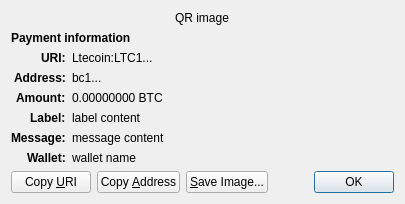
<?xml version="1.0" encoding="UTF-8"?>
<ui version="4.0">
 <class>ReceiveRequestDialog</class>
 <widget class="QDialog" name="ReceiveRequestDialog">
  <property name="geometry">
   <rect>
    <x>0</x>
    <y>0</y>
    <width>413</width>
    <height>229</height>
   </rect>
  </property>
  <property name="windowTitle">
   <string>Request payment to ...</string>
  </property>
  <layout class="QGridLayout" name="gridLayout" columnstretch="0,1">
   <property name="sizeConstraint">
    <enum>QLayout::SetFixedSize</enum>
   </property>
   <item row="0" column="0" colspan="2" alignment="Qt::AlignHCenter">
    <widget class="QRImageWidget" name="qr_code">
     <property name="text">
      <string notr="true">QR image</string>
     </property>
     <property name="textInteractionFlags">
      <set>Qt::NoTextInteraction</set>
     </property>
    </widget>
   </item>
   <item row="1" column="0" colspan="2">
    <widget class="QLabel" name="payment_header">
     <property name="font">
      <font>
       <weight>75</weight>
       <bold>true</bold>
      </font>
     </property>
     <property name="text">
      <string>Payment information</string>
     </property>
     <property name="textInteractionFlags">
      <set>Qt::NoTextInteraction</set>
     </property>
    </widget>
   </item>
   <item row="2" column="0" alignment="Qt::AlignRight|Qt::AlignTop">
    <widget class="QLabel" name="uri_tag">
     <property name="font">
      <font>
       <weight>75</weight>
       <bold>true</bold>
      </font>
     </property>
     <property name="text">
      <string notr="true">URI:</string>
     </property>
     <property name="textFormat">
      <enum>Qt::PlainText</enum>
     </property>
     <property name="textInteractionFlags">
      <set>Qt::NoTextInteraction</set>
     </property>
    </widget>
   </item>
   <item row="2" column="1" alignment="Qt::AlignTop">
    <widget class="QLabel" name="uri_content">
     <property name="text">
      <string notr="true">Ltecoin:LTC1...</string>
     </property>
     <property name="textFormat">
      <enum>Qt::RichText</enum>
     </property>
     <property name="wordWrap">
      <bool>true</bool>
     </property>
     <property name="textInteractionFlags">
      <set>Qt::TextSelectableByMouse</set>
     </property>
    </widget>
   </item>
   <item row="3" column="0" alignment="Qt::AlignRight|Qt::AlignTop">
    <widget class="QLabel" name="address_tag">
     <property name="font">
      <font>
       <weight>75</weight>
       <bold>true</bold>
      </font>
     </property>
     <property name="text">
      <string>Address:</string>
     </property>
     <property name="textInteractionFlags">
      <set>Qt::NoTextInteraction</set>
     </property>
    </widget>
   </item>
   <item row="3" column="1" alignment="Qt::AlignTop">
    <widget class="QLabel" name="address_content">
     <property name="text">
      <string notr="true">bc1...</string>
     </property>
     <property name="textFormat">
      <enum>Qt::PlainText</enum>
     </property>
     <property name="textInteractionFlags">
      <set>Qt::TextSelectableByMouse</set>
     </property>
    </widget>
   </item>
   <item row="4" column="0" alignment="Qt::AlignRight|Qt::AlignTop">
    <widget class="QLabel" name="amount_tag">
     <property name="font">
      <font>
       <weight>75</weight>
       <bold>true</bold>
      </font>
     </property>
     <property name="text">
      <string>Amount:</string>
     </property>
     <property name="textInteractionFlags">
      <set>Qt::NoTextInteraction</set>
     </property>
    </widget>
   </item>
   <item row="4" column="1" alignment="Qt::AlignTop">
    <widget class="QLabel" name="amount_content">
     <property name="text">
      <string notr="true">0.00000000 BTC</string>
     </property>
     <property name="textFormat">
      <enum>Qt::PlainText</enum>
     </property>
     <property name="textInteractionFlags">
      <set>Qt::TextSelectableByMouse</set>
     </property>
    </widget>
   </item>
   <item row="5" column="0" alignment="Qt::AlignRight|Qt::AlignTop">
    <widget class="QLabel" name="label_tag">
     <property name="font">
      <font>
       <weight>75</weight>
       <bold>true</bold>
      </font>
     </property>
     <property name="text">
      <string>Label:</string>
     </property>
     <property name="textInteractionFlags">
      <set>Qt::NoTextInteraction</set>
     </property>
    </widget>
   </item>
   <item row="5" column="1" alignment="Qt::AlignTop">
    <widget class="QLabel" name="label_content">
     <property name="text">
      <string notr="true">label content</string>
     </property>
     <property name="textFormat">
      <enum>Qt::PlainText</enum>
     </property>
     <property name="wordWrap">
      <bool>true</bool>
     </property>
     <property name="textInteractionFlags">
      <set>Qt::TextSelectableByMouse</set>
     </property>
    </widget>
   </item>
   <item row="6" column="0" alignment="Qt::AlignRight|Qt::AlignTop">
    <widget class="QLabel" name="message_tag">
     <property name="font">
      <font>
       <weight>75</weight>
       <bold>true</bold>
      </font>
     </property>
     <property name="text">
      <string>Message:</string>
     </property>
     <property name="textInteractionFlags">
      <set>Qt::NoTextInteraction</set>
     </property>
    </widget>
   </item>
   <item row="6" column="1" alignment="Qt::AlignTop">
    <widget class="QLabel" name="message_content">
     <property name="text">
      <string notr="true">message content</string>
     </property>
     <property name="textFormat">
      <enum>Qt::PlainText</enum>
     </property>
     <property name="wordWrap">
      <bool>true</bool>
     </property>
     <property name="textInteractionFlags">
      <set>Qt::TextSelectableByMouse</set>
     </property>
    </widget>
   </item>
   <item row="7" column="0" alignment="Qt::AlignRight|Qt::AlignTop">
    <widget class="QLabel" name="wallet_tag">
     <property name="font">
      <font>
       <weight>75</weight>
       <bold>true</bold>
      </font>
     </property>
     <property name="text">
      <string>Wallet:</string>
     </property>
     <property name="textInteractionFlags">
      <set>Qt::NoTextInteraction</set>
     </property>
    </widget>
   </item>
   <item row="7" column="1" alignment="Qt::AlignTop">
    <widget class="QLabel" name="wallet_content">
     <property name="text">
      <string notr="true">wallet name</string>
     </property>
     <property name="textFormat">
      <enum>Qt::PlainText</enum>
     </property>
     <property name="wordWrap">
      <bool>true</bool>
     </property>
     <property name="textInteractionFlags">
      <set>Qt::TextSelectableByMouse</set>
     </property>
    </widget>
   </item>
   <item row="8" column="0" colspan="2">
    <layout class="QHBoxLayout" name="horizontalLayout">
     <item>
      <widget class="QPushButton" name="btnCopyURI">
       <property name="text">
        <string>Copy &amp;URI</string>
       </property>
       <property name="autoDefault">
        <bool>false</bool>
       </property>
      </widget>
     </item>
     <item>
      <widget class="QPushButton" name="btnCopyAddress">
       <property name="text">
        <string>Copy &amp;Address</string>
       </property>
       <property name="autoDefault">
        <bool>false</bool>
       </property>
      </widget>
     </item>
     <item>
      <widget class="QPushButton" name="btnSaveAs">
       <property name="text">
        <string>&amp;Save Image...</string>
       </property>
       <property name="autoDefault">
        <bool>false</bool>
       </property>
      </widget>
     </item>
     <item>
      <spacer name="horizontalSpacer_2">
       <property name="orientation">
        <enum>Qt::Horizontal</enum>
       </property>
       <property name="sizeHint" stdset="0">
        <size>
         <width>40</width>
         <height>20</height>
        </size>
       </property>
      </spacer>
     </item>
     <item>
      <widget class="QDialogButtonBox" name="buttonBox">
       <property name="focusPolicy">
        <enum>Qt::StrongFocus</enum>
       </property>
       <property name="standardButtons">
        <set>QDialogButtonBox::Ok</set>
       </property>
      </widget>
     </item>
    </layout>
   </item>
  </layout>
 </widget>
 <customwidgets>
  <customwidget>
   <class>QRImageWidget</class>
   <extends>QLabel</extends>
   <header>qt/qrimagewidget.h</header>
  </customwidget>
 </customwidgets>
 <tabstops>
  <tabstop>buttonBox</tabstop>
  <tabstop>btnCopyURI</tabstop>
  <tabstop>btnCopyAddress</tabstop>
  <tabstop>btnSaveAs</tabstop>
 </tabstops>
 <resources/>
 <connections>
  <connection>
   <sender>buttonBox</sender>
   <signal>accepted()</signal>
   <receiver>ReceiveRequestDialog</receiver>
   <slot>accept()</slot>
   <hints>
    <hint type="sourcelabel">
     <x>135</x>
     <y>230</y>
    </hint>
    <hint type="destinationlabel">
     <x>135</x>
     <y>126</y>
    </hint>
   </hints>
  </connection>
 </connections>
</ui>
